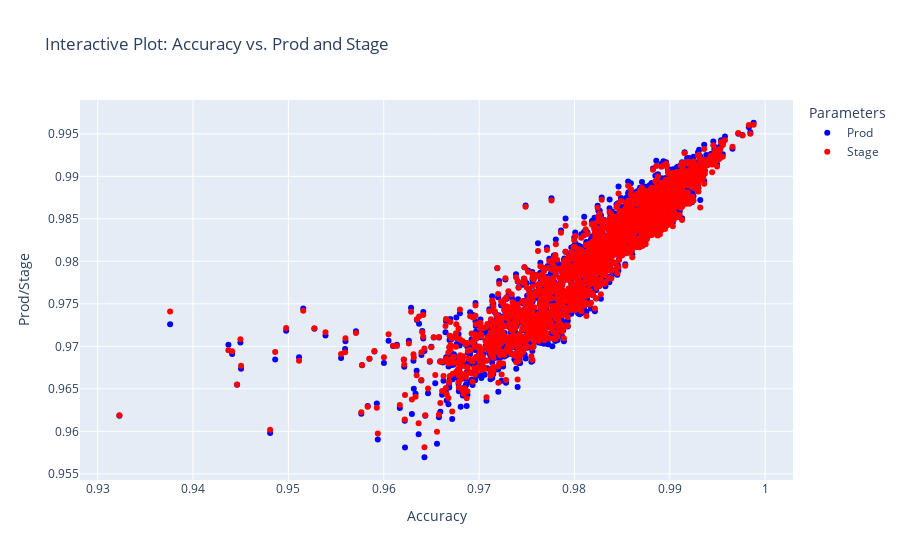

Notebook cell for this chart:
### Code cell
import plotly.graph_objects as go
import json

# Load JSON data from a file
with open('restored_comparison.json', 'r', encoding="utf8") as file:
    data = json.load(file)

# Extract accuracy, prod, and stage values
accuracy = [item["accuracy"] for item in data]
prod = [item["prod"] for item in data]
stage = [item["stage"] for item in data]

# Create interactive scatter plot
fig = go.Figure()

# Add "prod" scatter plot
fig.add_trace(go.Scatter(x=accuracy, y=prod,
                         mode='markers',
                         name='Prod',
                         marker=dict(color='blue')))

# Add "stage" scatter plot
fig.add_trace(go.Scatter(x=accuracy, y=stage,
                         mode='markers',
                         name='Stage',
                         marker=dict(color='red')))

# Update layout for better visualization
fig.update_layout(title='Interactive Plot: Accuracy vs. Prod and Stage',
                  xaxis_title='Accuracy',
                  yaxis_title='Prod/Stage',
                  legend_title='Parameters',
                  hovermode='closest')

# Show plot
fig.show()

### Figure 1 — Plotly figure (JSON) as saved in the notebook; plotly's stock layout.template omitted (floating-point values rounded to 4 significant figures; data arrays with more than 128 entries replaced by an {"elided": "..."} marker saying what was removed)
{"data": [{"marker": {"color": "blue"}, "mode": "markers", "name": "Prod", "type": "scatter", "x": {"elided": "2046 float values"}, "y": {"elided": "2046 float values"}}, {"marker": {"color": "red"}, "mode": "markers", "name": "Stage", "type": "scatter", "x": {"elided": "2046 float values"}, "y": {"elided": "2046 float values"}}], "layout": {"hovermode": "closest", "legend": {"title": {"text": "Parameters"}}, "title": {"text": "Interactive Plot: Accuracy vs. Prod and Stage"}, "xaxis": {"title": {"text": "Accuracy"}}, "yaxis": {"title": {"text": "Prod/Stage"}}}}
